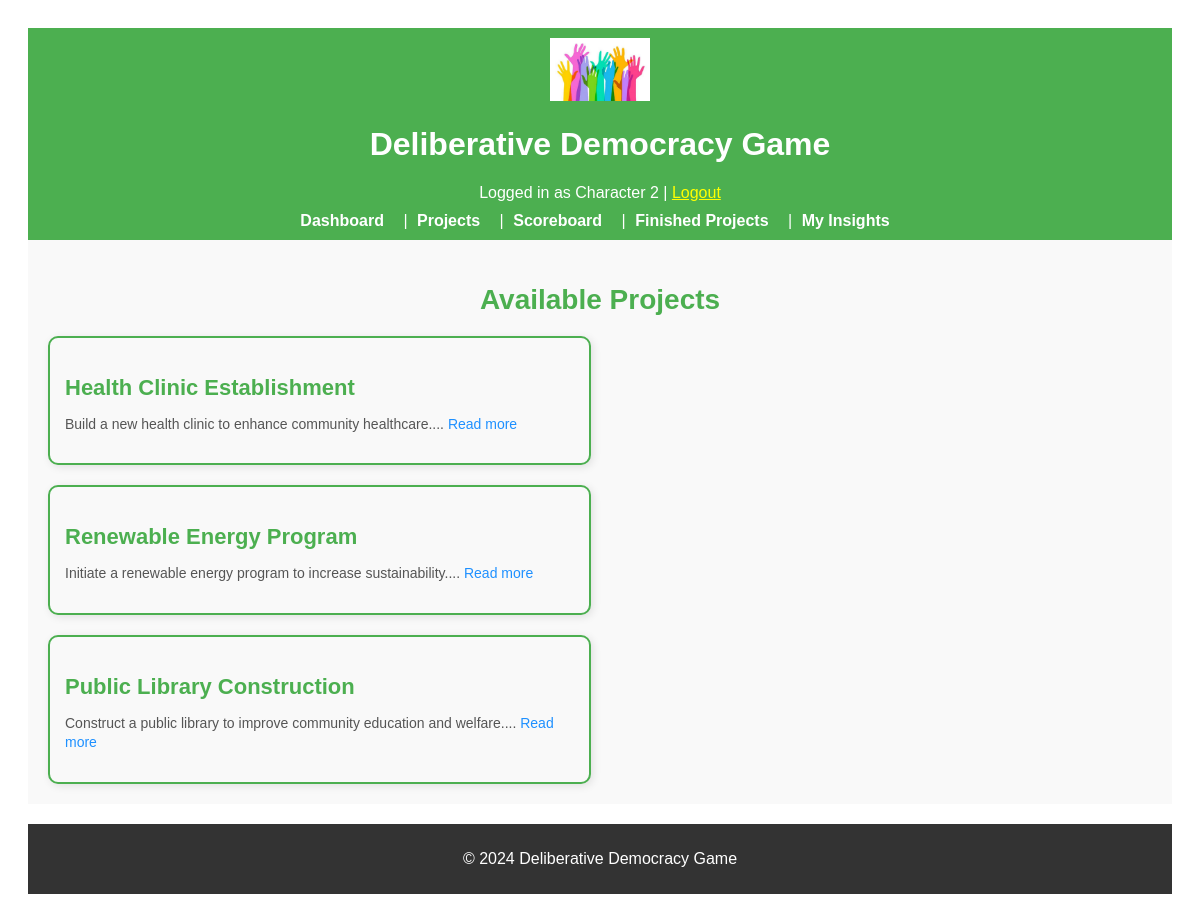
The page /projects (signed in) on the database as committed earlier.
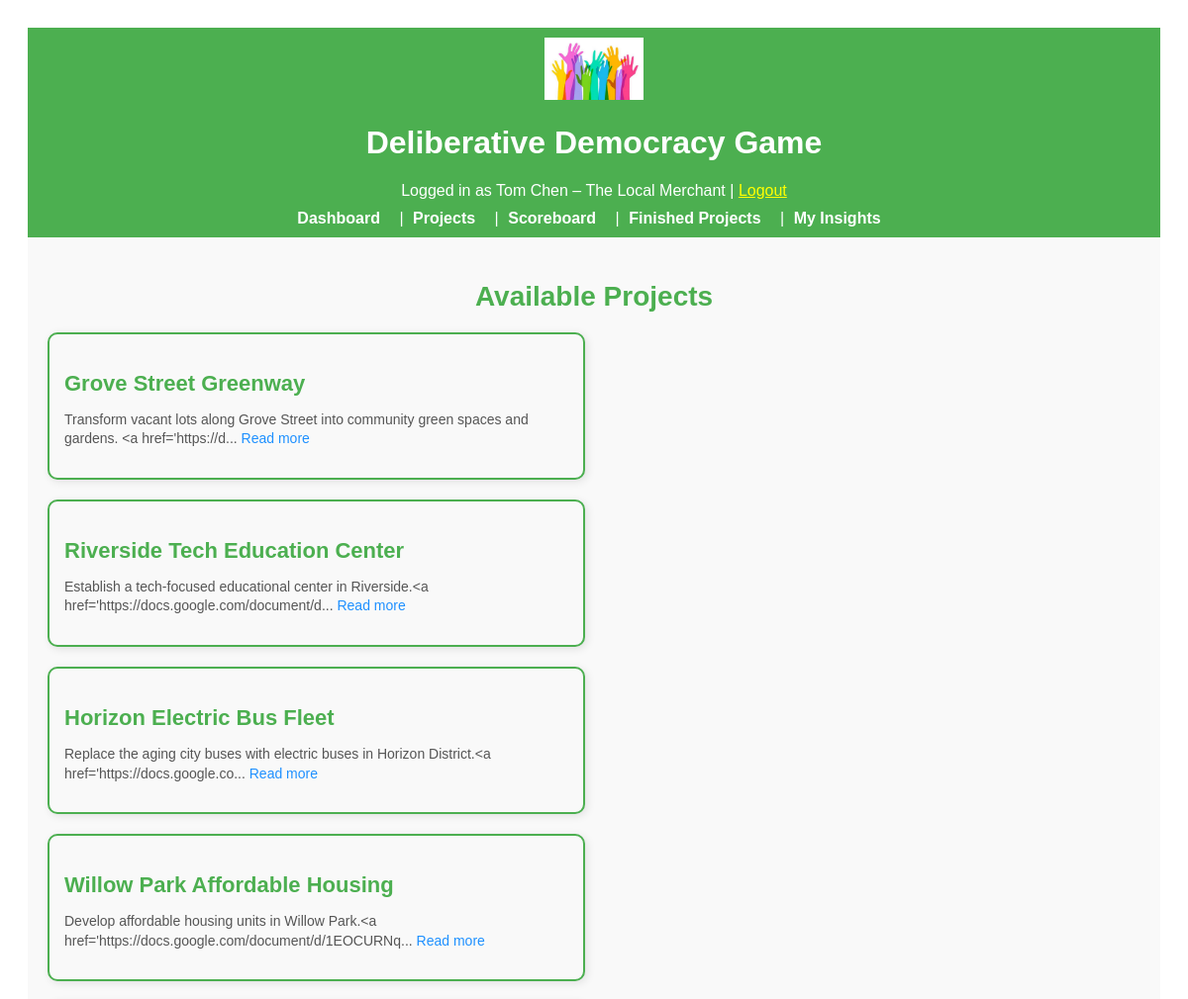
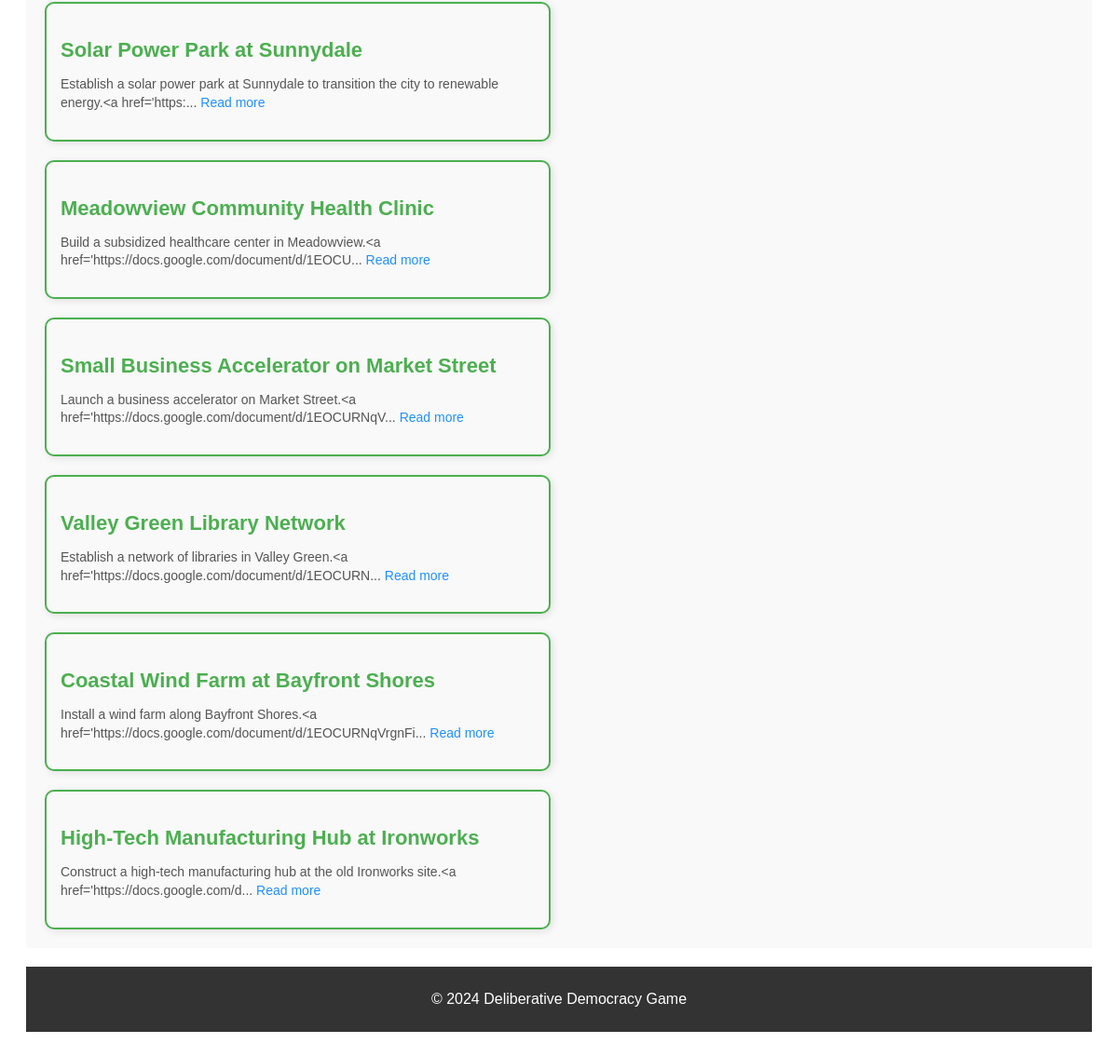
The same page on the database as committed later (2 pictures, top to bottom).
### app/models.py (models this page shows, shortened)
class User(UserMixin, db.Model):
    __tablename__ = "users"
    id = db.Column(db.Integer, primary_key=True)
    character_name = db.Column(db.String(64), unique=True, nullable=False)
    interests = db.Column(db.Text, nullable=True)
    utility_criteria = db.Column(db.Text, nullable=True)
    starting_resources = db.Column(db.Text, nullable=True)
    reading = db.Column(db.Text, nullable=True)
    environment = db.Column(db.Integer, default=0, nullable=True)
    money = db.Column(db.Integer, default=0, nullable=True)
    involvement = db.Column(db.Integer, default=0, nullable=True)
    welfare = db.Column(db.Integer, default=0, nullable=True)
    resources = db.relationship("Resource", backref="user", lazy=True)
    metrics = db.relationship("Metric", backref="user", lazy=True)

class Project(db.Model):
    __tablename__ = "projects"
    id = db.Column(db.Integer, primary_key=True)
    name = db.Column(db.String(128), nullable=False)
    description = db.Column(db.Text, nullable=True)
    outcomes = db.Column(db.Text, nullable=True)
    required_resources = db.Column(db.Text, nullable=True)
    is_completed = db.Column(db.Boolean, default=False)
    personal_metric_updates = db.Column(
        db.JSON, nullable=True
    )  # JSON for user-specific metric updates

### app/routes.py (the view)
@main.route("/projects")
@login_required
def project_list():
    projects = Project.query.filter_by(is_completed=False).all()
    return render_template("project_list.html", projects=projects)

### app/routes.py (called while the page is built)
@login_manager.user_loader
def load_user(user_id):
    return User.query.get(int(user_id))

### app/templates/project_list.html (shortened to what this page needs)
{% extends "base.html" %}
{% block content %}
<h2 class="projects-header">Available Projects</h2>
{% if projects %}
<div class="projects-container">
    {% for project in projects %}
    <div class="project-card">
        <h3 class="project-title">
            <a href="{{ url_for('main.project_detail', project_id=project.id) }}" class="project-link">{{ project.name
                }}</a>
        </h3>
        <p class="project-description">{{ project.description[:100] }}... <a
                href="{{ url_for('main.project_detail', project_id=project.id) }}" class="read-more">Read more</a></p>
    </div>
    {% endfor %}
</div>
{% else %}
<p class="no-projects-message">No projects available at the moment. Please check back later.</p>
{% endif %}
{% endblock %}

### app/templates/base.html (shortened to what this page needs)
<!DOCTYPE html>
<html lang="en">
<head>
    <link rel="stylesheet" href="{{ url_for('static', filename='css/styles.css') }}">
</head>
<body>
    <header style="background-color: #4CAF50; padding: 10px; color: white; text-align: center;">
        <img src="{{ url_for('static', filename='images/logo.png') }}" alt="Game Logo"
            style="width: 100px; height: auto;">
        <h1>Deliberative Democracy Game</h1>
        {% if current_user.is_authenticated %}
        <p style="margin: 0;">Logged in as {{ current_user.character_name }} | <a href="{{ url_for('main.logout') }}"
                style="color: yellow;">Logout</a></p>
        {% endif %}
        <nav style="margin-top: 10px;">
            <a href="{{ url_for('main.dashboard') }}" style="color: white; padding: 5px;">Dashboard</a> |
            <a href="{{ url_for('main.project_list') }}" style="color: white; padding: 5px;">Projects</a> |
            <a href="{{ url_for('main.score_board') }}" style="color: white; padding: 5px;">Scoreboard</a> |
            <a href="{{ url_for('main.finished_projects') }}" style="color: white; padding: 5px;">Finished Projects</a>
            |
            <a href="{{ url_for('main.insight') }}" style="color: white; padding: 5px;">My Insights</a>
        </nav>
    </header>
    <main style="padding: 20px; background-color: #f9f9f9;">
        {% block content %}{% endblock %}
    </main>
    <footer style="background-color: #333; color: white; text-align: center; padding: 10px; margin-top: 20px;">
        <p>&copy; 2024 Deliberative Democracy Game</p>
    </footer>
</body>
</html>

Rows that differ between the two databases and show on the page:
changed User: character_name "Character 2" → "Tom Chen – The Local Merchant"
now on this page (row edited): Project: name "Grove Street Greenway", description "Transform vacant lots along Grove Street into community green spaces and gardens. <a href='https://d"
now on this page (row edited): Project: name "Riverside Tech Education Center", description "Establish a tech-focused educational center in Riverside.<a href='https://docs.google.com/document/d"
changed Project: name "Health Clinic Establishment" → "Horizon Electric Bus Fleet"; description "Build a new health clinic to enhance community healthcare." → "Replace the aging city buses with electric buses in Horizon District.<a href='https://docs.google.co"
changed Project: name "Renewable Energy Program" → "Willow Park Affordable Housing"; description "Initiate a renewable energy program to increase sustainability." → "Develop affordable housing units in Willow Park.<a href='https://docs.google.com/document/d/1EOCURNq"
changed Project: name "Public Library Construction" → "Solar Power Park at Sunnydale"; description "Construct a public library to improve community education and welfare." → "Establish a solar power park at Sunnydale to transition the city to renewable energy.<a href='https:"
added Project: name "Meadowview Community Health Clinic", description "Build a subsidized healthcare center in Meadowview.<a href='https://docs.google.com/document/d/1EOCU"
added Project: name "Small Business Accelerator on Market Street", description "Launch a business accelerator on Market Street.<a href='https://docs.google.com/document/d/1EOCURNqV"
added Project: name "Valley Green Library Network", description "Establish a network of libraries in Valley Green.<a href='https://docs.google.com/document/d/1EOCURN"
added Project: name "Coastal Wind Farm at Bayfront Shores", description "Install a wind farm along Bayfront Shores.<a href='https://docs.google.com/document/d/1EOCURNqVrgnFi"
added Project: name "High-Tech Manufacturing Hub at Ironworks", description "Construct a high-tech manufacturing hub at the old Ironworks site.<a href='https://docs.google.com/d"
